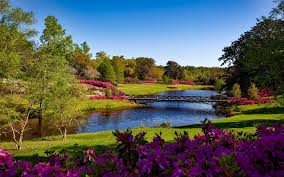
#> input picture Task 4 - Beginner level/image.jpg, 284 x 177 px
$ jupyter execute 'Task 4- Image to pencil sketch using python.ipynb'
#> lines starting #> are read from the running program, lines starting #| are printed output that depends on the picture
[cell 1]
import numpy as np
import cv2
import matplotlib.pyplot as plt

[cell 2]
image = cv2.imread("image.jpg")
#> image is the input picture: shape (177, 284, 3); mean B, G, R 89.8, 93.1, 88.4
plt.imshow(image)
cv2.waitKey(0)

[cell 3]
# now converting to grey scale
gr_img = cv2.cvtColor(image,cv2.COLOR_BGR2GRAY)
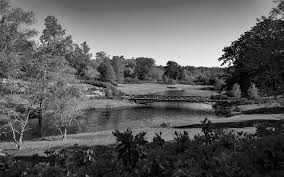
#> gr_img: shape (177, 284); min 0, max 254, mean 91.3
plt.imshow(gr_img)
cv2.waitKey(0)

[cell 4]
# now converting it into an inverted image
inv_img = 255 - gr_img
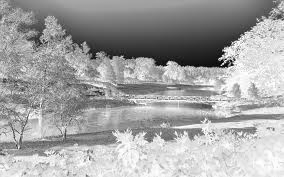
#> inv_img: shape (177, 284); min 1, max 255, mean 163.7
plt.imshow(inv_img)
cv2.waitKey(0)

[cell 5]
# now blur the image
blurr_img = cv2.GaussianBlur(inv_img,(21,21),0)
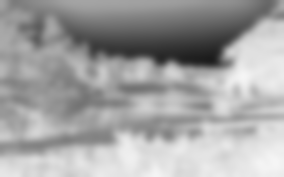
#> blurr_img: shape (177, 284); min 28, max 245, mean 163.7

[cell 6]
# invert the blurred image
inv_blur = 255 - blurr_img
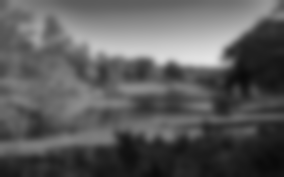
#> inv_blur: shape (177, 284); min 10, max 227, mean 91.3
pencil_sketch = cv2.divide(gr_img,inv_img,scale= 450.0)
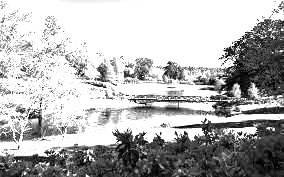
#> pencil_sketch: shape (177, 284); min 0, max 255, mean 178.8
plt.imshow(pencil_sketch)
cv2.waitKey(0)
